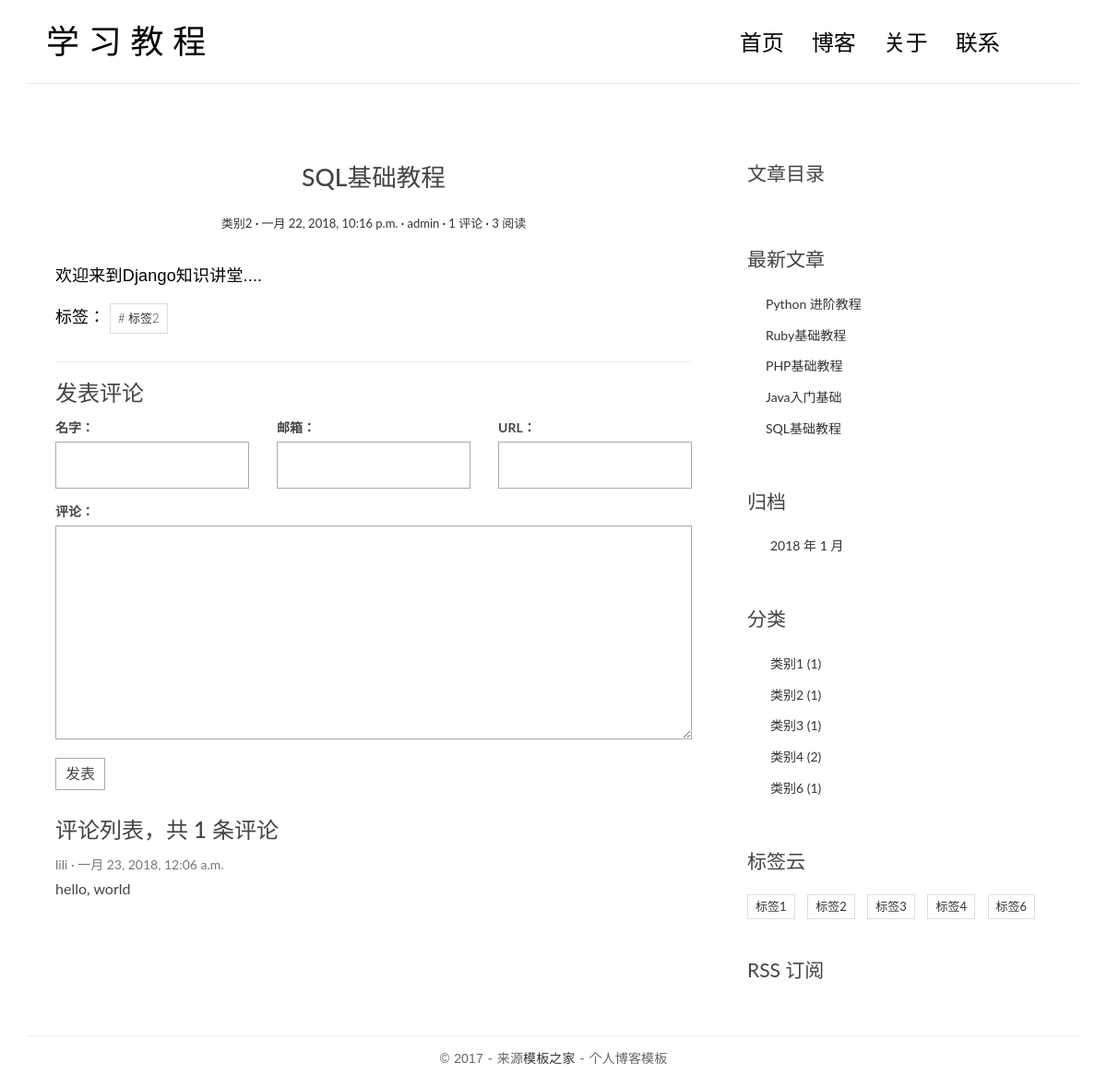
Screenshot of /post/3/ with the database file from the repository.
### blog/models.py (models this page shows, shortened)
class Post(models.Model):
    title = models.CharField(max_length=70)
    body = models.TextField()
    created_time = models.DateTimeField()
    modified_time = models.DateTimeField(auto_now_add=True)
    excerpt = models.CharField(max_length=200, blank=True)
    category = models.ForeignKey(Category)
    tags = models.ManyToManyField(Tag, blank=True)
    author = models.ForeignKey(User)
    views = models.PositiveIntegerField(default=0)
    def get_absolute_url(self):
        return reverse('blog:detail', kwargs={'pk': self.pk})
    class Meta:
        db_table = "post"
        ordering = ['-created_time']
    def increase_views(self):
        self.views += 1
        self.save(update_fields=['views'])
    def save(self, *args, **kwargs):
        if not self.excerpt:
            md = markdown.Markdown(extensions=[
                'markdown.extensions.extra',
                'markdown.extensions.codehilite',
            ])
            self.excerpt = strip_tags(md.convert(self.body))[:54]
        super(Post, self).save(*args, **kwargs)

class Category(models.Model):
    name = models.CharField(max_length=100)
    class Meta:
        db_table = "category"

class Tag(models.Model):
    name = models.CharField(max_length=100)
    class Meta:
        db_table = "tag"

### comments/models.py (models this page shows, shortened)
class Comment(models.Model):
    name = models.CharField(max_length=100)
    email = models.EmailField(max_length=255)
    url = models.URLField(blank=True)
    text = models.TextField()
    created_time = models.DateTimeField(auto_now_add=True)
    post = models.ForeignKey('blog.Post')
    class Meta:
        db_table = 'comment'

### blog/views.py (the view)
# urls.py: url(r'^post/(?P<pk>[0-9]+)/$', views.PostDetailView.as_view(), name='detail'),
class PostDetailView(DetailView):
    model = Post
    template_name = 'blog/detail.html'
    context_object_name = 'post'
    def get(self, request, *args, **kwargs):
        response = super(PostDetailView, self).get(request, *args, **kwargs)
        self.object.increase_views()
        return response
    def get_object(self, queryset=None):
        post = super(PostDetailView, self).get_object(queryset=None)
        md = markdown.Markdown(extensions=[
            'markdown.extensions.extra',
            'markdown.extensions.codehilite',
            TocExtension(slugify=slugify),
        ])
        post.body = md.convert(post.body)
        post.toc = md.toc
        return post
    def get_context_data(self, **kwargs):
        context = super(PostDetailView, self).get_context_data(**kwargs)
        form = CommentForm()
        comment_list = self.object.comment_set.all()
        context.update({
            'form': form,
            'comment_list': comment_list
        })
        return context

### comments/forms.py
class CommentForm(ModelForm):
    class Meta:
        model = Comment
        fields = ['name', 'email', 'url', 'text']

### blog/templatetags/blog_tags.py (called while the page is built)
@register.simple_tag
def get_recent_posts(num=5):
    return Post.objects.all()[:num]

@register.simple_tag
def archives():
    return Post.objects.dates('created_time', 'month', order='DESC')

@register.simple_tag
def get_categories():
    return Category.objects.annotate(num_posts=Count('post')).filter(num_posts__gt=0)

@register.simple_tag
def get_tags():
    return Tag.objects.annotate(num_posts=Count('post')).filter(num_posts__gt=0)

### blog/templates/blog/detail.html (shortened to what this page needs)
{% extends 'base.html' %}
{% block main %}
    <article class="post post-{{ post.pk }}">
        <header class="entry-header">
            <h1 class="entry-title">{{ post.title }}</h1>
            <div class="entry-meta">
                <span class="post-category">
                    <a href="{% url 'blog:category' post.category.pk %}">{{ post.category.name }}</a></span>
                <span class="post-date"><a href="#"><time class="entry-date"
                                                          datetime="{{ post.created_time }}">{{ post.created_time }}</time></a></span>
                <span class="post-author"><a href="#">{{ post.author }}</a></span>
                <span class="comments-link">
                    <a href="{{ post.get_absolute_url }}#comment-area">{{ post.comment_set.count }} 评论</a></span>
                <span class="views-count"><a href="#">{{ post.views }} 阅读</a></span>
            </div>
        </header>
        <div class="entry-content clearfix">
            {{ post.body|safe }}
            <div class="widget-tag-cloud">
                <ul>
                    标签：
                    {% for tag in post.tags.all %}
                        <li><a href="{% url 'blog:tag' tag.pk %}"># {{ tag.name }}</a></li>
                    {% endfor %}
                </ul>
            </div>
        </div>
    </article>
    <section class="comment-area" id="comment-area">
        <hr>
        <h3>发表评论</h3>
        <form action="{% url 'comments:post_comment' post.pk %}" method="post" class="comment-form">
            <div class="row">
                <div class="col-md-4">
                    <label for="{{ form.name.id_for_label }}">名字：</label>
                    {{ form.name }}
                </div>
                <div class="col-md-4">
                    <label for="{{ form.email.id_for_label }}">邮箱：</label>
                    {{ form.email }}
                </div>
                <div class="col-md-4">
                    <label for="{{ form.url.id_for_label }}">URL：</label>
                    {{ form.url }}
                </div>
                <div class="col-md-12">
                    <label for="{{ form.text.id_for_label }}">评论：</label>
                    {{ form.text }}
                    <button type="submit" class="comment-btn">发表</button>
                </div>
            </div>
        </form>
        <div class="comment-list-panel">
            <h3>评论列表，共 <span>{{ post.comment_set.count }}</span> 条评论</h3>
            <ul class="comment-list list-unstyled">
                {% for comment in comment_list %}
                    <li class="comment-item">
                        <span class="nickname">{{ comment.name }}</span>
                        <time class="submit-date"
                              datetime="{{ comment.created_time }}">{{ comment.created_time }}</time>
                        <div class="text">
                            {{ comment.text }}
                        </div>
                    </li>
                {% empty %}
                    暂无评论
                {% endfor %}
            </ul>
        </div>
    </section>
{% endblock main %}
{% block toc %}
    <div class="widget widget-content">
        <h3 class="widget-title">文章目录</h3>
    </div>
{% endblock toc %}

### blog/templates/base.html (shortened to what this page needs)
{% load staticfiles %}
{% load blog_tags %}
<!DOCTYPE html>
<html>
<head>
    <link rel="stylesheet" href="http://code.ionicframework.com/ionicons/2.0.1/css/ionicons.min.css">
    <link href="https://cdn.bootcss.com/bootstrap/3.3.7/css/bootstrap.min.css" rel="stylesheet">
    <link rel="stylesheet" href="{% static 'blog/css/pace.css' %}">
    <link rel="stylesheet" href="{% static 'blog/css/custom.css' %}">
    <link rel="stylesheet" href="{% static 'blog/css/highlights/github.css' %}">
</head>
<body>
<div class="container">
    <header id="site-header">
        <div class="row">
            <div class="col-md-4 col-sm-5 col-xs-8">
                <div class="logo">
                    <h1><a href="{% url 'blog:index' %}">学 习 教 程</a></h1>
                </div>
            </div>
            <div class="col-md-8 col-sm-7 col-xs-4">
                <nav class="main-nav" role="navigation">
                    <div class="collapse navbar-collapse" id="bs-example-navbar-collapse-1">
                        <ul class="nav navbar-nav navbar-right">
                            <li class="cl-effect-11"><a href="{% url 'blog:index' %}" data-hover="首页">首页</a></li>
                            <li class="cl-effect-11"><a href="{% url 'blog:index' %}" data-hover="博客">博客</a></li>
                            <li class="cl-effect-11"><a href="{% url 'blog:about' %}" data-hover="关于">关于</a></li>
                            <li class="cl-effect-11"><a href="#" data-hover="联系">联系</a></li>
                        </ul>
                    </div>
                </nav>
            </div>
        </div>
    </header>
</div>
<div class="content-body">
    <div class="container">
        <div class="row">
            <main class="col-md-8">
                {% block main %}
                {% endblock main %}
            </main>
            <aside class="col-md-4">
                {% block toc %}
                {% endblock toc %}
                <div class="widget widget-recent-posts">
                    <h3 class="widget-title">最新文章</h3>
                    {% get_recent_posts as recent_post_list %}
                    <ul>
                        {% for post in recent_post_list %}
                            <li>
                                <a href="{{ post.get_absolute_url }}">{{ post.title }}</a>
                            </li>
                        {% empty %}
                            暂无文章！
                        {% endfor %}
                    </ul>
                </div>
                <div class="widget widget-archives">
                    <h3 class="widget-title">归档</h3>
                    {% archives as date_list %}
                    <ul>
                        {% for date in date_list %}
                            <li>
                                <a href="{% url 'blog:archives' date.year date.month %}">{{ date.year }}
                                    年 {{ date.month }} 月</a>
                            </li>
                        {% empty %}
                            暂无归档！
                        {% endfor %}
                    </ul>
                </div>
                <div class="widget widget-category">
                    <h3 class="widget-title">分类</h3>
                    {% get_categories as category_list %}
                    <ul>
                        {% for category in category_list %}
                            <li>
                                <a href="{% url 'blog:category' category.pk %}">{{ category.name }}
                                    <span class="post-count">({{ category.num_posts }})</span></a>
                            </li>
                        {% empty %}
                            暂无分类！
                        {% endfor %}
                    </ul>
                </div>
                <div class="widget widget-tag-cloud">
                    <h3 class="widget-title">标签云</h3>
                    {% get_tags as tag_list %}
                    <ul>
                        {% for tag in tag_list %}
                            <li>
                                <a href="{% url 'blog:tag' tag.pk %}">{{ tag.name }}</a>
                            </li>
                        {% empty %}
                            暂无标签！
                        {% endfor %}
                    </ul>
                </div>
                <div class="rss">
                    <a href="{% url 'rss' %}"> RSS 订阅</a>
                </div>
            </aside>
        </div>
    </div>
</div>
<footer id="site-footer">
    <div class="container">
        <div class="row">
            <div class="col-md-12">
                <p class="copyright">&copy 2017 - 来源<a href="http://www.cssmoban.com/" target="_blank" title="模板之家">模板之家</a>
                    - 个人博客模板<a href="#" title="网页模板" target="_blank"></a>
                </p>
            </div>
        </div>
    </div>
</footer>
</body>
</html>

### blog/static/blog/css/custom.css (style rules this page uses)
* { outline: none; }
h1, h2, h3, h4, h5, h6 { margin-top: 0; }
a { color: #333; }
body { color: #444; font-family: 'Lato', sans-serif; }
p { font-family: 'Ubuntu', sans-serif; font-weight: 400; word-spacing: 1px; letter-spacing: 0.01em; }
#site-header { background-color: #FFF; padding: 25px 20px; margin-bottom: 40px; border-bottom: 1px solid #e7e7e7; }
.logo h1 a { color: #000; }
.logo h1 { margin: 0; font-family: 'Lato', sans-serif; font-weight: 300; }
.main-nav { margin-top: 11px; max-width: 95%; }
.main-nav a { color: #000000 !important; padding: 0 0 5px 0 !important; margin-right: 30px; font-family: 'Lato', sans-serif; font-weight: 300; font-size: 24px; }
.cl-effect-11 a { padding: 10px 0; color: #0972b4; text-shadow: none; }
.cl-effect-11 a::before { position: absolute; top: 0; left: 0; overflow: hidden; padding: 0 0 5px 0 !important; max-width: 0; border-bottom: 1px solid #000; color: #000; content: attr(data-hover); white-space: nowrap; -webkit-transition: max-width 0.5s; -moz-transition: max-width 0.5s; transition: max-width 0.5s; }
.content-body { padding-bottom: 4em; }
.post { background: #fff; padding: 30px 30px 0; }
.entry-title { text-align: center; font-size: 1.9em; margin-bottom: 20px; line-height: 1.6; padding: 10px 20px 0; }
.entry-meta { text-align: center; color: #DDDDDD; font-size: 13px; margin-bottom: 30px; }
.entry-content { font-size: 18px; line-height: 1.9; font-weight: 300; color: #000; }
.post-category::after, .post-date::after, .post-author::after, .comments-link::after { content: ' ·'; color: #000; }
.widget { background: #fff; padding: 30px 0 0; }
.widget-title { font-size: 1.5em; margin-bottom: 20px; line-height: 1.6; padding: 10px 0 0; font-weight: 400; }
.widget-recent-posts ul { padding: 0; margin: 0; padding-left: 20px; }
.widget-recent-posts ul li { list-style-type: none; position: relative; line-height: 170%; margin-bottom: 10px; }
.widget-recent-posts ul li::before { content: '\f3d3'; font-family: "Ionicons"; position: absolute; left: -17px; top: 3px; font-size: 16px; color: #000; }
.widget-archives ul { padding: 0; margin: 0; padding-left: 25px; }
.widget-archives ul li { list-style-type: none; position: relative; line-height: 170%; margin-bottom: 10px; }
.widget-archives ul li::before { content: '\f3f3'; font-family: "Ionicons"; position: absolute; left: -25px; top: 1px; font-size: 16px; color: #000; }
.widget-category ul { padding: 0; margin: 0; padding-left: 25px; }
.widget-category ul li { list-style-type: none; position: relative; line-height: 170%; margin-bottom: 10px; }
.widget-category ul li::before { content: '\f3fe'; font-family: "Ionicons"; position: absolute; left: -25px; top: 1px; font-size: 18px; color: #000; }
.widget-tag-cloud ul { padding: 0; margin: 0; margin-right: -10px; }
.widget-tag-cloud ul li { list-style-type: none; font-size: 13px; display: inline-block; margin-right: 10px; margin-bottom: 10px; padding: 3px 8px; border: 1px solid #ddd; }
.rss { font-size: 21px; margin-top: 30px; }
.rss a { color: #444; }
#site-footer { padding-top: 10px; padding: 0 0 1.5em 0; }
.copyright { text-align: center; padding-top: 1em; margin: 0; border-top: 1px solid #eee; color: #666; }
.contact-form input, .comment-form input { border: 1px solid #aaa; margin-bottom: 15px; width: 100%; padding: 15px 15px; font-size: 16px; line-height: 100%; transition: 0.4s border-color linear; }
.contact-form textarea, .comment-form textarea { border: 1px solid #aaa; margin-bottom: 15px; width: 100%; padding: 15px 15px; font-size: 16px; line-height: 20px !important; min-height: 183px; transition: 0.4s border-color linear; }
.comment-area { padding: 0 30px 0; }
.comment-form { margin-top: 15px; }
.comment-form .comment-btn { background-color: #fff; border: 1px solid #aaa; font-size: 16px; padding: 5px 10px; }
.comment-list-panel { margin-top: 30px; }
.comment-list { margin-top: 15px; }
.comment-item .nickname, .comment-item .submit-date { color: #777; font-size: 14px; }
.comment-item .nickname:after { content: ' ·'; }
.comment-item .text { padding-top: 5px; font-size: 16px; }

### rows the page displays
Post: title "SQL基础教程", category.name "类别2", created_time "一月 22, 2018, 10:16 p.m.", author "admin", comment_set.count "1", views "3", body "欢迎来到Django知识讲堂...."
Tag: name "标签2"
Comment: name "lili", created_time "一月 23, 2018, 12:06 a.m.", text "hello, world"
Post: title "Python 进阶教程"
Post: title "Ruby基础教程"
Post: title "PHP基础教程"
Post: title "Java入门基础"
Category: name "类别1", num_posts "1"
Category: name "类别2", num_posts "1"
Category: name "类别3", num_posts "1"
Category: name "类别4", num_posts "2"
Category: name "类别6", num_posts "1"
Tag: name "标签1"
Tag: name "标签3"
Tag: name "标签4"
Tag: name "标签6"

### other values shown
{{ date.year }} "2018"
{{ date.month }} "1"
